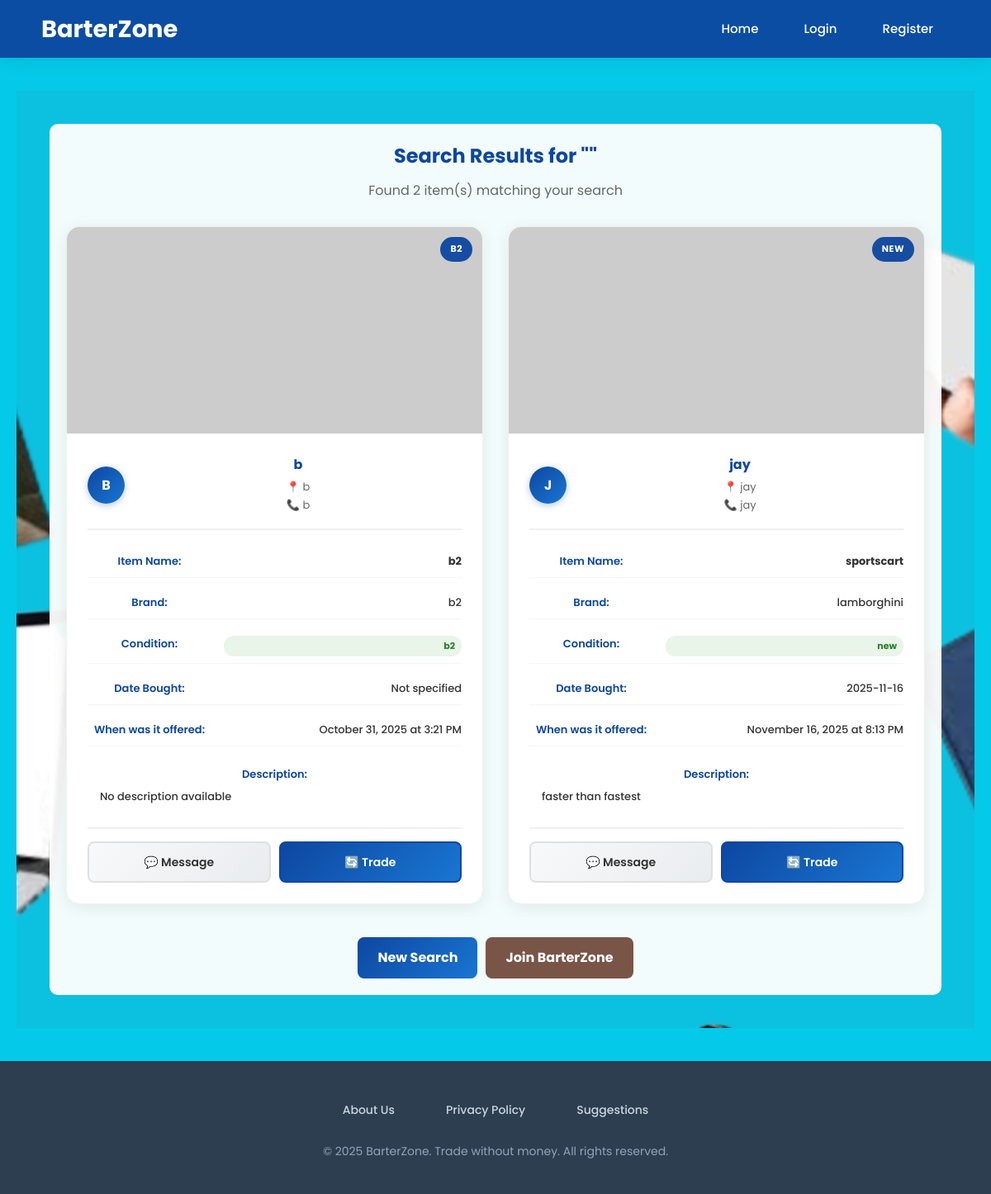
/search_items, run on the app's committed database.
### tables this page shows
CREATE TABLE items (
            items_id INTEGER PRIMARY KEY AUTOINCREMENT,
            user_id INTEGER,
            item_Name TEXT NOT NULL,
            item_Brand TEXT,
            item_Condition TEXT,
            item_DateBought TEXT,
            item_DateOffered TEXT,
            item_Description TEXT,
            item_image TEXT,
            item_available BOOLEAN DEFAULT 1,
            created_at TIMESTAMP DEFAULT CURRENT_TIMESTAMP,
            FOREIGN KEY (user_id) REFERENCES users (id)
        );

CREATE TABLE users (
            id INTEGER PRIMARY KEY AUTOINCREMENT,
            username TEXT UNIQUE NOT NULL,
            email TEXT,
            password TEXT NOT NULL,
            birthdate TEXT,
            location TEXT,
            full_name TEXT,
            contact TEXT,
            created_at TIMESTAMP DEFAULT CURRENT_TIMESTAMP
        , is_admin BOOLEAN DEFAULT 0);

### app.py (the view)
@app.route('/search_items')
def search_items():
    query = request.args.get('q', '')
    with sqlite3.connect(DB_NAME) as conn:
        conn.row_factory = sqlite3.Row
        items = conn.execute("""
            SELECT i.*, u.username, u.full_name, u.location, u.contact
            FROM items i
            JOIN users u ON i.user_id = u.id
            WHERE (i.item_Name LIKE ? OR i.item_Brand LIKE ? OR i.item_Description LIKE ?
            OR u.username LIKE ? OR u.full_name LIKE ?)
            AND u.is_admin = 0  -- EXCLUDE ADMIN USERS
            AND (i.item_available IS NULL OR i.item_available = 1)
            AND i.items_id NOT IN (
                -- Items in active trades
                SELECT offer_item_id FROM trades WHERE trade_status IN ('pending', 'accepted')
                UNION
                SELECT target_item_id FROM trades WHERE trade_status IN ('pending', 'accepted')
                UNION
                -- Items in completed trades
                SELECT offer_item_id FROM trades WHERE trade_status = 'completed'
                UNION
                SELECT target_item_id FROM trades WHERE trade_status = 'completed'
            )
        """, (f"%{query}%", f"%{query}%", f"%{query}%", f"%{query}%", f"%{query}%")).fetchall()
    return render_template('search_results.html', items=items, query=query)

### templates/search_results.html (shortened to what this page needs)
{% extends "base.html" %}
{% block content %}
<section class="hero-section">
  <div class="overlay" style="background: rgba(255,255,255,0.95); color:#333; max-width: 1400px; width:100%; padding:20px; border-radius:10px;">
    <h2 style="color:#0d47a1; margin-bottom:10px; text-align: center;">Search Results for "{{ query }}"</h2>
    <p style="color:#666; margin-bottom:30px; text-align: center;">Found {{ items|length }} item(s) matching your search</p>
    {% if items %}
    <div class="items-grid">
        {% for item in items %}
        <div class="item-card">
            <div class="item-image">
    {% if item['item_image'] %}
    <img src="{{ item['item_image'] }}" alt="{{ item['item_Name'] }}" onerror="this.src='https://via.placeholder.com/300x200/0d47a1/ffffff?text=No+Image'">
    {% else %}
    <img src="https://via.placeholder.com/300x200/0d47a1/ffffff?text=No+Image" alt="{{ item['item_Name'] }}">
    {% endif %}
    <div class="item-condition">{{ item['item_Condition'] or 'Good' }}</div>
</div>
            <div class="item-details">
                <div class="owner-section">
                    <div class="owner-avatar">
                        {{ (item['full_name'] or item['username'])|first|upper }}
                    </div>
                    <div class="owner-info">
                        <div class="owner-name">{{ item['full_name'] or item['username'] }}</div>
                        {% if item['location'] %}
                        <div class="owner-location">📍 {{ item['location'] }}</div>
                        {% endif %}
                        {% if item['contact'] %}
                        <div class="owner-contact">📞 {{ item['contact'] }}</div>
                        {% endif %}
                    </div>
                </div>
                <div class="detail-row">
                    <span class="detail-label">Item Name:</span>
                    <span class="detail-value">
                        <a href="{{ url_for('view_item', item_id=item['items_id']) }}" style="color: inherit; text-decoration: none; font-weight: bold;">
                            {{ item['item_Name'] }}
                        </a>
                    </span>
                </div>
                <div class="detail-row">
                    <span class="detail-label">Brand:</span>
                    <span class="detail-value">{{ item['item_Brand'] or 'Not specified' }}</span>
                </div>
                <div class="detail-row">
                    <span class="detail-label">Condition:</span>
                    <span class="detail-value condition-badge">{{ item['item_Condition'] or 'Good' }}</span>
                </div>
                <div class="detail-row">
                    <span class="detail-label">Date Bought:</span>
                    <span class="detail-value">{{ item['item_DateBought'] or 'Not specified' }}</span>
                </div>
                <div class="detail-row">
                    <span class="detail-label">When was it offered:</span>
                    <span class="detail-value">{{ item['item_DateOffered'] or 'Not specified' }}</span>
                </div>
                <div class="detail-row-full">
                    <span class="detail-label">Description:</span>
                    <p class="detail-value description-text">{{ item['item_Description'] or 'No description available' }}</p>
                </div>
                <div class="item-actions">
                    <a href="{{ url_for('send_message') }}?receiver_id={{ item['user_id'] }}" class="btn-message">
                        💬 Message
                    </a>
                    <a href="{{ url_for('request_trade') }}?target_item_id={{ item['items_id'] }}" class="btn-trade">
                        🔄 Trade
                    </a>
                </div>
            </div>
        </div>
        {% endfor %}
    </div>
    {% endif %}
    {% if items %}
    <div style="margin-top: 40px; text-align: center;">
        <div style="display: flex; gap: 10px; justify-content: center; flex-wrap: wrap;">
            <a href="{{ url_for('index') }}" class="btn-primary" style="padding: 12px 24px; background: linear-gradient(135deg, #0d47a1 0%, #1976d2 100%); border: none; border-radius: 8px; color: white; font-weight: bold; text-decoration: none; transition: all 0.3s ease;">
                New Search
            </a>
            {% if session.user_id %}
            <a href="{{ url_for('dashboard') }}" class="btn-primary" style="padding: 12px 24px; background: #546e7a; border: none; border-radius: 8px; color: white; font-weight: bold; text-decoration: none; transition: all 0.3s ease;">
                My Dashboard
            </a>
            <a href="{{ url_for('other_traders_items') }}" class="btn-primary" style="padding: 12px 24px; background: #795548; border: none; border-radius: 8px; color: white; font-weight: bold; text-decoration: none; transition: all 0.3s ease;">
                Browse All Items
            </a>
            {% else %}
            <a href="{{ url_for('register') }}" class="btn-primary" style="padding: 12px 24px; background: #795548; border: none; border-radius: 8px; color: white; font-weight: bold; text-decoration: none; transition: all 0.3s ease;">
                Join BarterZone
            </a>
            {% endif %}
        </div>
    </div>
    {% endif %}
  </div>
</section>
{% endblock %}

### static/style.css (style rules this page uses)
* { margin: 0; padding: 0; box-sizing: border-box; }
body { font-family: 'Poppins', sans-serif; color: #fff; display: flex; flex-direction: column; min-height: 100vh; }
.hero-section { background: url("/static/images/home.png") no-repeat center center/cover; flex: 1; display: flex; justify-content: center; align-items: center; padding: 40px; text-align: center; }
.overlay { background: rgba(0, 86, 99, 0.8); padding: 40px; border-radius: 10px; max-width: 500px; width: 100%; }
.btn-primary { background-color: #ff9800; color: white; border: none; border-radius: 10px; padding: 12px 20px; cursor: pointer; font-weight: bold; transition: opacity 0.3s; text-decoration: none; display: inline-block; }
.items-grid { display: grid; grid-template-columns: repeat(auto-fill, minmax(350px, 1fr)); gap: 25px; margin: 20px 0; }
.item-card { background: white; border-radius: 12px; box-shadow: 0 4px 15px rgba(0,0,0,0.1); transition: all 0.3s ease; overflow: hidden; border: 1px solid #e0e0e0; }

### templates/base.html (style rules this page uses)
* { margin: 0; padding: 0; box-sizing: border-box; }
body { font-family: 'Poppins', sans-serif; background: #05C9E8; color: #1e293b; line-height: 1.6; min-height: 100vh; }

### templates/search_results.html (style rules this page uses)
.items-grid { display: grid; grid-template-columns: repeat(auto-fill, minmax(420px, 1fr)); gap: 30px; margin-bottom: 40px; }
.item-card { background: white; border-radius: 16px; box-shadow: 0 4px 20px rgba(0,0,0,0.08); transition: all 0.3s ease; overflow: hidden; border: 1px solid #f0f0f0; }
.item-image { position: relative; height: 250px; overflow: hidden; background: linear-gradient(135deg, #f8f9fa 0%, #e9ecef 100%); }
.item-image img { width: 100%; height: 100%; object-fit: cover; transition: transform 0.3s ease; }
.item-condition { position: absolute; top: 12px; right: 12px; background: rgba(13, 71, 161, 0.95); color: white; padding: 6px 12px; border-radius: 20px; font-size: 11px; font-weight: bold; text-transform: uppercase; letter-spacing: 0.5px; }
.item-details { padding: 25px; }
.owner-section { display: flex; align-items: center; gap: 12px; margin-bottom: 20px; padding-bottom: 15px; border-bottom: 2px solid #f0f0f0; }
.owner-avatar { width: 45px; height: 45px; background: linear-gradient(135deg, #0d47a1 0%, #1976d2 100%); color: white; border-radius: 50%; display: flex; align-items: center; justify-content: center; font-weight: bold; font-size: 16px; box-shadow: 0 2px 8px rgba(13, 71, 161, 0.3); }
.owner-info { flex: 1; }
.owner-name { font-size: 16px; font-weight: bold; color: #0d47a1; margin-bottom: 4px; }
.owner-location, .owner-contact { font-size: 13px; color: #666; margin-bottom: 2px; }
.detail-row { display: flex; justify-content: space-between; align-items: flex-start; margin-bottom: 12px; padding: 8px 0; border-bottom: 1px solid #f5f5f5; }
.detail-row-full { margin-bottom: 15px; padding: 8px 0; }
.detail-label { font-size: 13px; color: #0d47a1; font-weight: 600; min-width: 150px; }
.detail-value { font-size: 13px; color: #333; font-weight: 500; text-align: right; flex: 1; margin-left: 15px; }
.description-text { text-align: left; line-height: 1.5; margin-top: 5px; display: -webkit-box; -webkit-line-clamp: 3; -webkit-box-orient: vertical; overflow: hidden; }
.condition-badge { background: #e8f5e8; color: #2e7d32; padding: 4px 8px; border-radius: 12px; font-size: 11px; font-weight: bold; }
.item-actions { display: flex; gap: 10px; margin-top: 20px; padding-top: 15px; border-top: 2px solid #f0f0f0; }
.btn-message, .btn-trade { flex: 1; padding: 12px; text-align: center; border-radius: 8px; text-decoration: none; font-size: 14px; font-weight: 600; transition: all 0.3s ease; }
.btn-message { background: linear-gradient(135deg, #f8f9fa 0%, #e9ecef 100%); color: #333; border: 2px solid #e0e0e0; }
.btn-trade { background: linear-gradient(135deg, #0d47a1 0%, #1976d2 100%); color: white; border: 2px solid #0d47a1; }

### data on the page
items: item_Condition "B2", full_name "b", location "b", contact "b", item_Name "b2", item_Brand "b2", item_Condition "b2", item_DateBought "Not specified", item_DateOffered "October 31, 2025 at 3:21 PM", item_Description "No description available"
users: full_name "B"
items: item_Condition "NEW", full_name "jay", location "jay", contact "jay", item_Name "sportscart", item_Brand "lamborghini", item_Condition "new", item_DateBought "2025-11-16", item_DateOffered "November 16, 2025 at 8:13 PM", item_Description "faster than fastest"
users: full_name "J"

### other printed values
{{ items|length }} "2"
